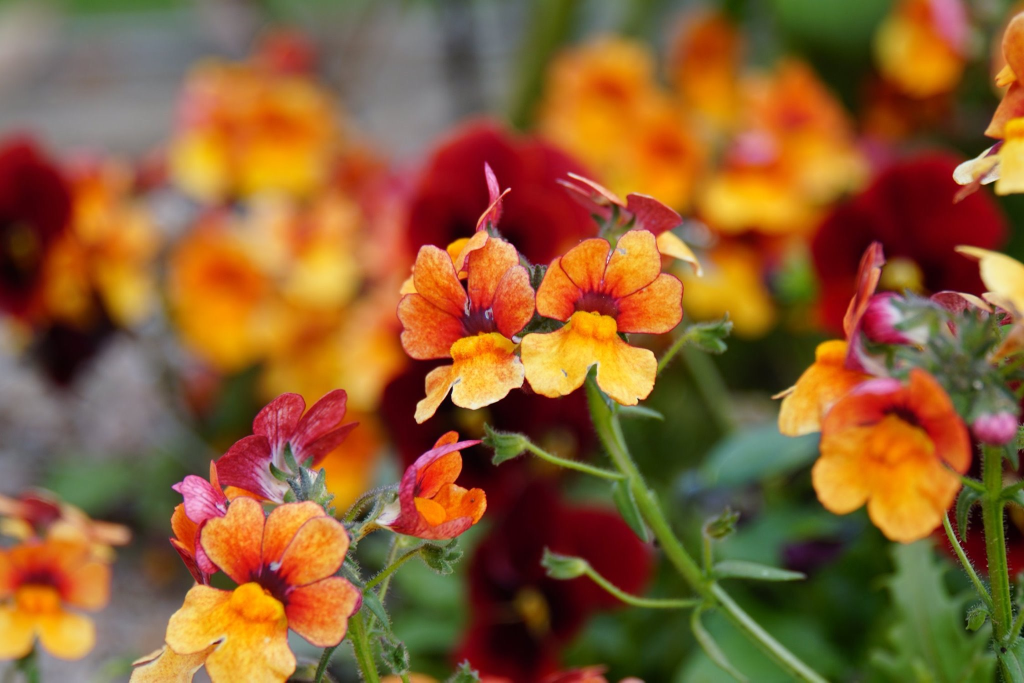
#> input picture Image Processing/flowers.jpg, 2048 x 1365 px (shown at 1/2 size)
$ jupyter execute --allow-errors 'Pillow Overview.ipynb'   (older library calls are emulated)
#> lines starting #> are read from the running program, lines starting #| are printed output that depends on the picture
<center></center>

Code - https://github.com/driscollis/image_processing_with_python

Slides - https://github.com/driscollis/talks

# What You Will Learn

- Opening Images
- Extracting Image Information (EXIF)
- Cropping
- Rotating
- Image Enhancement
- Drawing
- Adding a GUI

# Opening an Image

[cell 1]
# open_image.py

from PIL import Image

image = Image.open("flowers.jpg")
#> image is the input picture: PIL image 2048x1365 RGB; mean R, G, B 139.1, 94, 49.7
image.show()

# Opening an Image Using `with`

[cell 2]
# open_image_context.py

from PIL import Image

with Image.open("flowers.jpg") as image:
    image.show("flowers")

# Converting an Image

[cell 3]
# save_image.py

import pathlib

from PIL import Image


def image_converter(input_file_path, output_file_path):
    original_suffix = pathlib.Path(input_file_path).suffix
    new_suffix = pathlib.Path(output_file_path).suffix
    print(f"Converting {input_file_path} from {original_suffix} to {new_suffix}")

    image = Image.open(input_file_path)
    image.save(output_file_path)


image_converter("flowers.jpg", "flowers.png")

# Saving with Compression

[cell 4]
# save_image_with_compression.py

import pathlib

from PIL import Image


def image_quality(input_file_path, output_file_path, quality):
#> called with input_file_path = 'blue_flowers.jpg', output_file_path = 'blue_flowers_compressed.jpg', quality = 85
    image = Image.open(input_file_path)
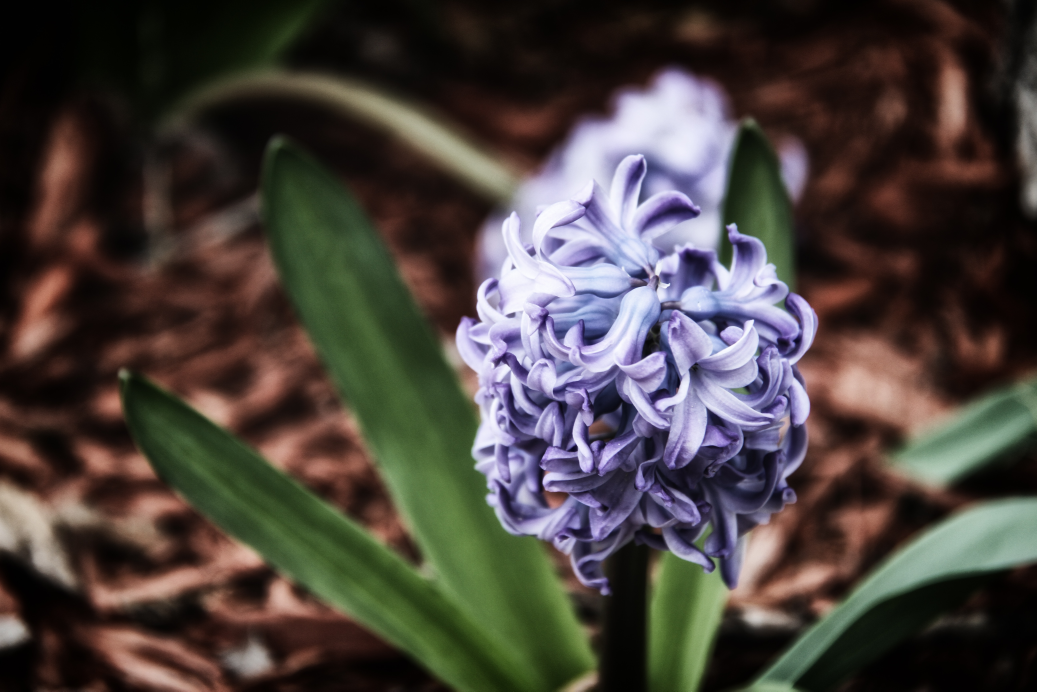
#> input picture Image Processing/blue_flowers.jpg, 5184 x 3456 px (shown at 1/5 size)
#> image is the input picture: PIL image 5184x3456 RGB; mean R, G, B 73.5, 66.2, 61.6
    image.save(output_file_path, quality=quality, optimize=True)


image_quality("blue_flowers.jpg",
              "blue_flowers_compressed.jpg",
              quality=85)

# Getting EXIF Data

# Exchangeable Image File Format

The Exchangeable Image File Format (EXIF) is a standard for storing information about a photo or video. It includes image resolution, the camera used, color type, compression and much more!

[cell 5]
# exif_getter.py

from PIL import Image
from PIL.ExifTags import TAGS


def get_exif(image_file_path):
#> called with image_file_path = 'bridge.JPG'
    exif_table = {}
    image = Image.open(image_file_path)
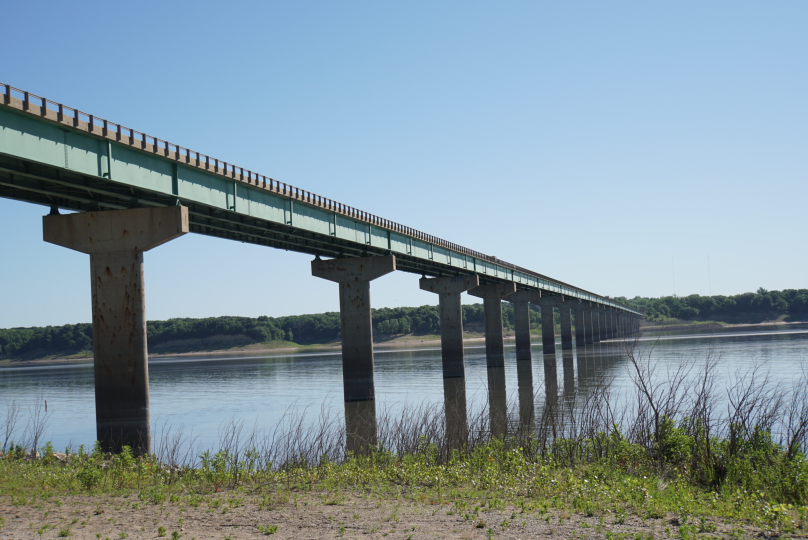
#> input picture Image Processing/bridge.JPG, 1616 x 1080 px (shown at 1/2 size)
#> image is the input picture: PIL image 1616x1080 RGB; mean R, G, B 127.8, 147, 155.9
    info = image.getexif()
    for tag, value in info.items():
        decoded = TAGS.get(tag, tag)
        exif_table[decoded] = value
#> this loop made 12 passes
#> (tag, value, decoded) on passes 2 to 10: (296, 2, 'ResolutionUnit'), (34665, 364, 'ExifOffset'), (270, '                               ', 'ImageDescription'), (271, 'SONY', 'Make'), (272, 'ILCE-6300', 'Model'), (305, 'ILCE-6300 v1.00', 'Software'), (274, 1, 'Orientation'), (306, '2020:06:12 19:28:27', 'DateTime'), (531, 2, 'YCbCrPositioning')
#> (tag, decoded) on passes 1, 11, 12: (50341, 'PrintImageMatching'), (282, 'XResolution'), (283, 'YResolution')
#> after the loop, exif_table = 12 items
    return exif_table


exif = get_exif("bridge.JPG")
#> exif = 12 items
print(exif)
#> (printed output is left out)

# Example output

```
{'ExifVersion': b'0230',
'ComponentsConfiguration': b'\x01\x02\x03\x00',
'CompressedBitsPerPixel': 3.0,
'DateTimeOriginal': '2020:06:12 10:01:59',
'DateTimeDigitized': '2020:06:12 10:01:59',
'BrightnessValue': 10.56015625,
'ExposureBiasValue': 0.3,
'MaxApertureValue': 4.3359375,
'MeteringMode': 5,
'LightSource': 0,
'Flash': 16,
'FocalLength': 38.0,
'SceneCaptureType': 0,
'ExifImageHeight': 1080,
'Make': 'SONY',
'Model': 'ILCE-6300',
'Orientation': 1}
```

# Cropping Photos

[cell 6]
# crop_image.py

from PIL import Image


def crop_image(image_path, coords, output_image_path):
#> called with image_path = 'green_mantis.jpeg', coords = (302, 101, 910, 574), output_image_path = 'cropped_mantis.jpg'
    image = Image.open(image_path)
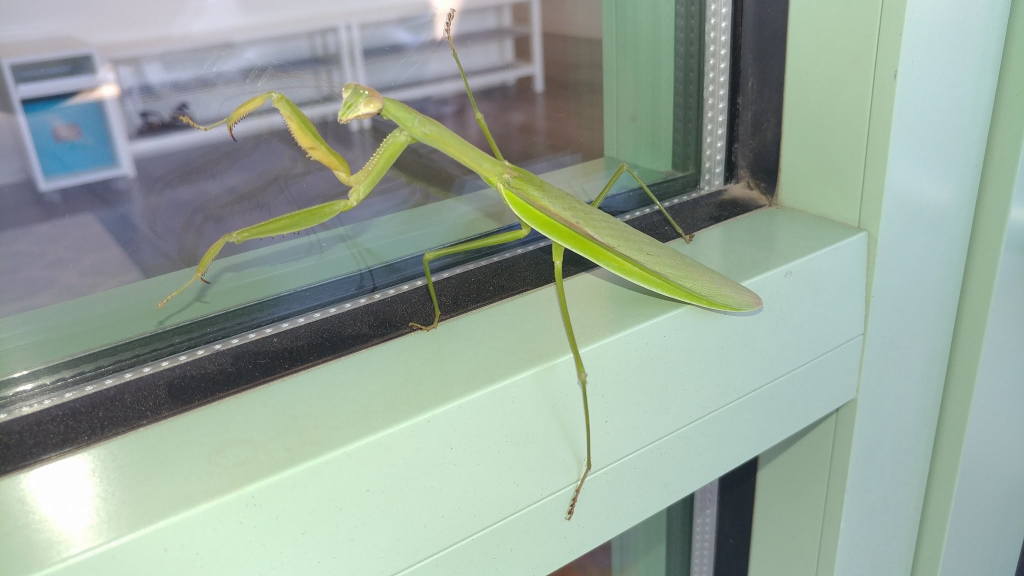
#> input picture Image Processing/green_mantis.jpeg, 2048 x 1152 px (shown at 1/2 size)
#> image is the input picture: PIL image 2048x1152 RGB; mean R, G, B 151.1, 166.4, 154.8
    print(image.size)
#| (2048, 1152)
    cropped_image = image.crop(coords)
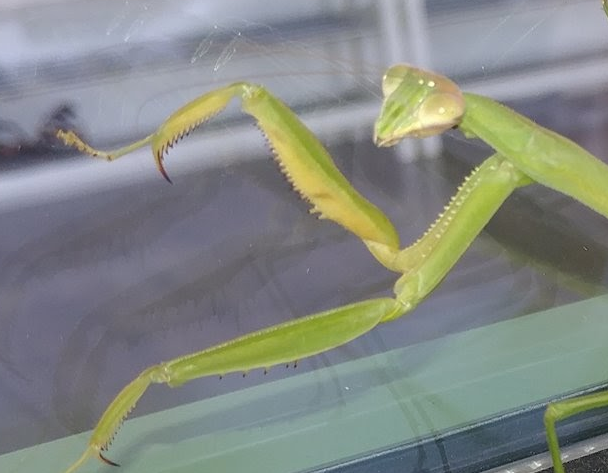
#> cropped_image: PIL image 608x473 RGB; mean R, G, B 131.5, 136.7, 131.6
    cropped_image.save(output_image_path)
    cropped_image.show()


crop_image("green_mantis.jpeg",
           (302, 101, 910, 574),
           "cropped_mantis.jpg")

# Rotating Photos

[cell 7]
# rotate_image.py

from PIL import Image


def rotate(image_path, degrees_to_rotate, output_image_path):
    image_obj = Image.open(image_path)
    rotated_image = image_obj.rotate(degrees_to_rotate)
    rotated_image.save(output_image_path)
    rotated_image.show()


image = "dragonfly.jpg"
#> (the rest of this cell did not finish here and is left out)

# Resizing Photos

[cell 8]
# resize_image.py

from PIL import Image


def resize(input_image_path, output_image_path, size):
    image = Image.open(input_image_path)
    width, height = image.size
    print(f"The original image size is {width} wide x {height} high")

    resized_image = image.resize(size)
    width, height = resized_image.size
    print(f"The resized image size is {width} wide x {height} high")
    resized_image.save(output_image_path)
    resized_image.show()


#> (the rest of this cell did not finish here and is left out)

# Scaling Photos

[cell 9]
# scale_image.py

import sys
from PIL import Image


def scale(input_image_path,
          output_image_path,
          width=None,
          height=None):
    image = Image.open(input_image_path)
    w, h = image.size
    print(f"The image size is {w} wide x {h} high")

    if width and height:
        max_size = (width, height)
    elif width:
        max_size = (width, h)
    elif height:
        max_size = (w, height)
    else:
        # No width or height specified
        sys.exit("Width or height required!")

    image.thumbnail(max_size, Image.ANTIALIAS)
    image.save(output_image_path)
    image.show()

    scaled_image = Image.open(output_image_path)
    width, height = scaled_image.size
    print(f"The scaled image size is {width} wide x {height} high")


#> (the rest of this cell did not finish here and is left out)

# Enhancing Photos with `ImageEnhance`

Supports contrast, color, sharpness and brightness

# Enhancing Contrast

[cell 10]
# enhance_contrast.py

from PIL import Image
from PIL import ImageEnhance


def enhance_contrast(image_path, enhance_factor, output_path):
    image = Image.open(image_path)
    enhancer = ImageEnhance.Contrast(image)
    new_image = enhancer.enhance(enhance_factor)
    new_image.save(output_path)
    new_image.show()

#> (the rest of this cell did not finish here and is left out)

# Enhancing Color

[cell 11]
# enhance_color.py

from PIL import Image
from PIL import ImageEnhance


def enhance_color(image_path, enhance_factor, output_path):
    image = Image.open(image_path)
    enhancer = ImageEnhance.Color(image)
    new_image = enhancer.enhance(enhance_factor)
    new_image.save(output_path)
    new_image.show()


#> (the rest of this cell did not finish here and is left out)

# Drawing

- Drawing shapes
- Drawing text

[cell 12]
# draw_line.py

import random
from PIL import Image, ImageDraw


def line(image_path, output_path):
    image = Image.open(image_path)
    draw = ImageDraw.Draw(image)
    colors = ["red", "green", "blue", "yellow",
              "purple", "orange"]

    for i in range(0, 100, 20):
        draw.line((i, 0) + image.size, width=5, fill=random.choice(colors))

    image.save(output_path)
    image.show()

#> (the rest of this cell did not finish here and is left out)

[cell 13]
# draw_rectangle.py

from PIL import Image, ImageDraw


def rectangle(output_path):
#> called with output_path = 'rectangle.jpg'
    image = Image.new("RGB", (400, 400), "blue")
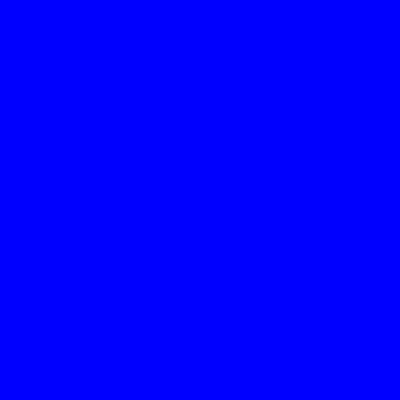
#> image: PIL image 400x400 RGB; mean R, G, B 0, 0, 255
    draw = ImageDraw.Draw(image)
    draw.rectangle((200, 100, 300, 200), fill="red")
    draw.rectangle((50, 50, 150, 150), fill="green", outline="yellow",
                   width=3)
    image.save(output_path)
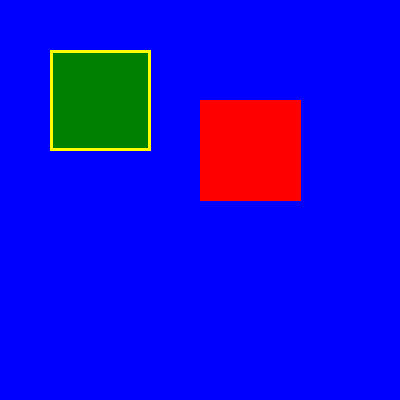
#> saved as rectangle.jpg: PIL image 400x400 RGB; mean R, G, B 18.1, 9.1, 222.5
    image.show()

rectangle("rectangle.jpg")

[cell 14]
# draw_text.py

from PIL import Image, ImageDraw, ImageFont


def text(output_path):
#> called with output_path = 'text.jpg'
    image = Image.new("RGB", (200, 200), "green")
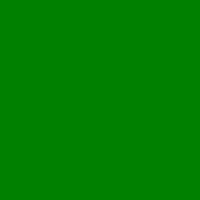
#> image: PIL image 200x200 RGB; mean R, G, B 0, 128, 0
    draw = ImageDraw.Draw(image)
    draw.text((10, 10), "Hello from")
    draw.text((10, 25), "Pillow")
    image.save(output_path)
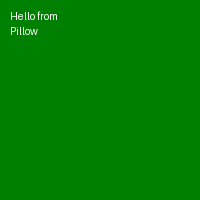
#> saved as text.jpg: PIL image 200x200 RGB; mean R, G, B 1.1, 128.6, 1.1
    image.show()

if __name__ == "__main__":
    text("text.jpg")
